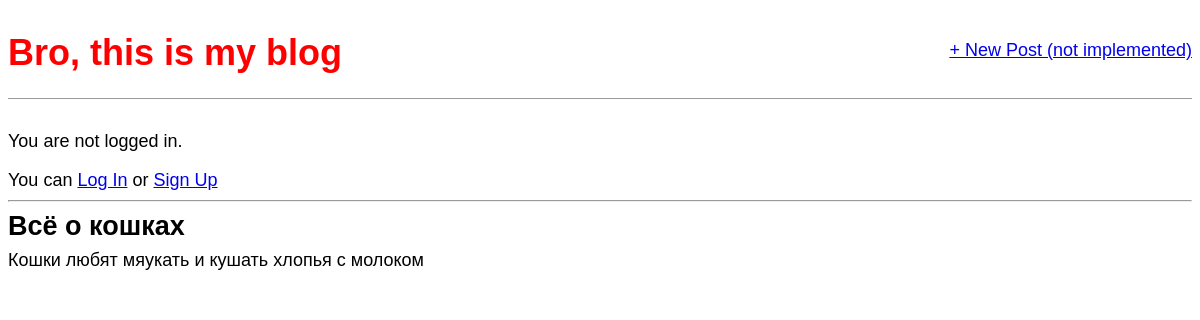
The app's page /post/1/ with its own data.
### AdminUser/apps/blog/models.py (models this page shows, shortened)
class Post(models.Model):
    title = models.CharField(verbose_name='Заголовок', max_length=200)
    author = models.ForeignKey('auth.User', verbose_name='Автор', on_delete=models.CASCADE,)
    body = models.TextField(verbose_name='Содержание')
    class Meta:
        verbose_name = 'Пост'
        verbose_name_plural = 'Посты'

### AdminUser/apps/blog/views.py (the view)
# urls.py: path('post/<int:pk>/', BlogDetailView.as_view(), name='post'),
class BlogDetailView(DetailView):
    model = Post
    template_name = 'main/post.html'

### AdminUser/templates/main/post.html
{% extends 'main/base.html' %}
{% block content %}
  <div class="post-entry">
    <h2>{{ post.title }}</h2>
    <p>{{ post.body }}</p>
  </div>
{% endblock content %}

### AdminUser/static/main/css/base.css (style rules this page uses)
body { font-family: 'Source Sans Pro', sans-serif; font-size: 18px; }
.post-entry { margin-bottom: 2rem; }
.post-entry h2 { margin: 0.5rem 0; }
.post-entry p { margin: 0; font-weight: 400; }

### records on screen
Post: title "Всё о кошках", body "Кошки любят мяукать и кушать хлопья с молоком"
